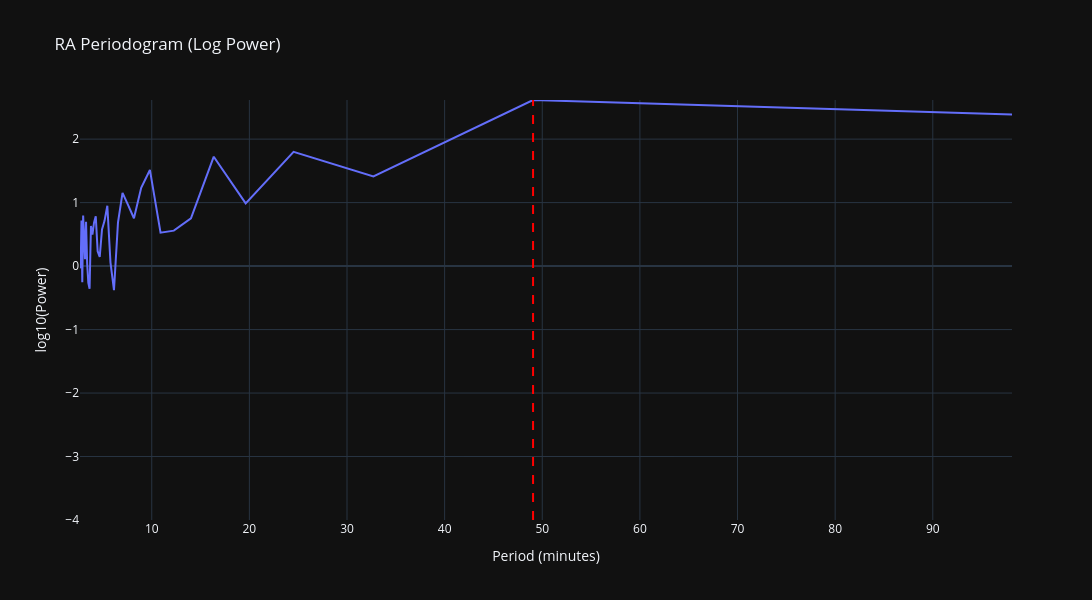

Notebook source saved alongside this figure:
### Code cell
periods_min = 1 / freqs / 60
log_power = np.log10(power)
max_y = np.max(log_power)
fig = go.Figure()

fig.add_trace(go.Scatter(
    x=periods_min,
    y=log_power,
    mode='lines',
    name='log10(Power)'
))

fig.add_vline(x=worm_period_sec/60, line_dash="dash", line_color="red")

fig.update_layout(
    title="RA Periodogram (Log Power)",
    xaxis_title="Period (minutes)",
    yaxis_title="log10(Power)", 
    height=600, width=1200, template="plotly_dark",
)
max_y
fig.update_yaxes(range=[ -4, max_y])

fig.show()

### Figure 1 — Plotly figure (JSON) as saved in the notebook; plotly's stock layout.template omitted (floating-point values rounded to 4 significant figures)
{"data": [{"mode": "lines", "name": "log10(Power)", "type": "scatter", "x": [98.11, 49.06, 32.7, 24.53, 19.62, 16.35, 14.02, 12.26, 10.9, 9.811, 8.919, 8.176, 7.547, 7.008, 6.541, 6.132, 5.771, 5.451, 5.164, 4.906, 4.672, 4.46, 4.266, 4.088, 3.925, 3.774, 3.634, 3.504, 3.383, 3.27, 3.165, 3.066, 2.973, 2.886, 2.803, 2.725, 2.652], "y": [2.389, 2.617, 1.413, 1.8, 0.9889, 1.723, 0.752, 0.5581, 0.5263, 1.515, 1.233, 0.7534, 0.9728, 1.155, 0.6844, -0.379, 0.05899, 0.9507, 0.7124, 0.5759, 0.1456, 0.2347, 0.784, 0.6841, 0.4975, 0.6324, -0.3579, -0.2642, 0.04578, 0.6976, 0.1103, 0.6526, 0.7973, -0.2557, 0.7187, 0.02854, -0.03524]}], "layout": {"height": 600, "shapes": [{"line": {"color": "red", "dash": "dash"}, "type": "line", "x0": 49.06, "x1": 49.06, "xref": "x", "y0": 0, "y1": 1, "yref": "y domain"}], "title": {"text": "RA Periodogram (Log Power)"}, "width": 1200, "xaxis": {"title": {"text": "Period (minutes)"}}, "yaxis": {"range": [-4, 2.617], "title": {"text": "log10(Power)"}}}}
